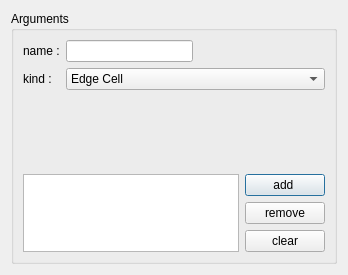
<?xml version="1.0" encoding="UTF-8"?>
<ui version="4.0">
 <class>GroupDialog</class>
 <widget class="QDialog" name="GroupDialog">
  <property name="geometry">
   <rect>
    <x>0</x>
    <y>0</y>
    <width>348</width>
    <height>275</height>
   </rect>
  </property>
  <property name="windowTitle">
   <string>Group</string>
  </property>
  <layout class="QVBoxLayout" name="verticalLayout_3">
   <item>
    <widget class="QGroupBox" name="groupBox">
     <property name="title">
      <string>Arguments</string>
     </property>
     <layout class="QVBoxLayout" name="verticalLayout">
      <item>
       <layout class="QFormLayout" name="formLayout">
        <item row="0" column="0">
         <widget class="QLabel" name="label">
          <property name="text">
           <string>name :</string>
          </property>
         </widget>
        </item>
        <item row="0" column="1">
         <widget class="QLineEdit" name="name_le">
          <property name="maximumSize">
           <size>
            <width>127</width>
            <height>16777215</height>
           </size>
          </property>
         </widget>
        </item>
        <item row="1" column="0">
         <widget class="QLabel" name="label_2">
          <property name="text">
           <string>kind : </string>
          </property>
         </widget>
        </item>
        <item row="1" column="1">
         <widget class="QComboBox" name="kind_cb">
          <item>
           <property name="text">
            <string>Edge Cell</string>
           </property>
          </item>
          <item>
           <property name="text">
            <string>Quad Cell</string>
           </property>
          </item>
          <item>
           <property name="text">
            <string>Hexa Cell</string>
           </property>
          </item>
          <item>
           <property name="text">
            <string>Vertex Node</string>
           </property>
          </item>
          <item>
           <property name="text">
            <string>Edge Node</string>
           </property>
          </item>
          <item>
           <property name="text">
            <string>Quad Node</string>
           </property>
          </item>
          <item>
           <property name="text">
            <string>Hexa Node</string>
           </property>
          </item>
         </widget>
        </item>
       </layout>
      </item>
      <item>
       <layout class="QGridLayout" name="gridLayout">
        <item row="0" column="0" rowspan="3">
         <widget class="QListWidget" name="eltBase_lw"/>
        </item>
        <item row="0" column="1">
         <widget class="QPushButton" name="add_pb">
          <property name="text">
           <string>add </string>
          </property>
         </widget>
        </item>
        <item row="1" column="1">
         <widget class="QPushButton" name="remove_pb">
          <property name="text">
           <string>remove</string>
          </property>
         </widget>
        </item>
        <item row="2" column="1">
         <widget class="QPushButton" name="clear_pb">
          <property name="text">
           <string>clear</string>
          </property>
         </widget>
        </item>
       </layout>
      </item>
     </layout>
    </widget>
   </item>
  </layout>
 </widget>
 <resources/>
 <connections/>
</ui>
